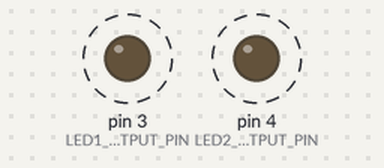
A sketch run on a simulated Arduino Uno, built with avr-gcc and run on an emulated ATmega328P. Parts: output pins drawn as LEDs (lit = HIGH). Dashed ring = blinking.

Above: at 0.5 s.
Timing chart, 0 to 4.6 s (numbered marks = the images above):
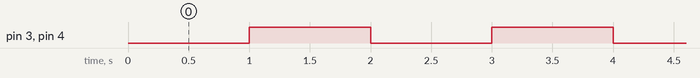

Measured:
- by itself, pin 3 (LED1_OUTPUT_PIN), pin 4 (LED2_OUTPUT_PIN): alternates HIGH for 1.0 s and LOW for 1.0 s

The sketch:

L5.ino
```cpp
const int LED1_OUTPUT_PIN = 3;
const int LED2_OUTPUT_PIN = 4;
const int INTERVAL_MS = 1000;

unsigned long _lastTimeBlinkedMS = 0;
int _ledState = LOW;

void setup() {
  // put your setup code here, to run once:
  pinMode(LED1_OUTPUT_PIN, OUTPUT);
  pinMode(LED2_OUTPUT_PIN, OUTPUT);
}

void loop() {
  // put your main code here, to run repeatedly:

  unsigned long thisTimeBlinkedMS = millis();

  if(thisTimeBlinkedMS - _lastTimeBlinkedMS >= INTERVAL_MS) {
    _ledState = _ledState == HIGH ? LOW : HIGH;
    _lastTimeBlinkedMS = thisTimeBlinkedMS;
    digitalWrite(LED1_OUTPUT_PIN, _ledState);
    digitalWrite(LED2_OUTPUT_PIN, _ledState);
  }
}
```
